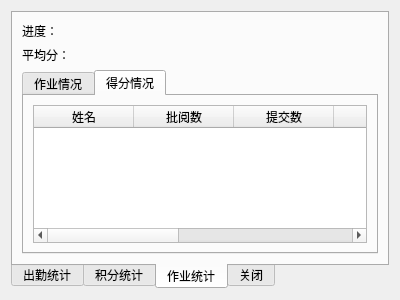
<?xml version="1.0" encoding="UTF-8"?>
<ui version="4.0">
 <class>AcademicStatisticsWidget</class>
 <widget class="QWidget" name="AcademicStatisticsWidget">
  <property name="geometry">
   <rect>
    <x>0</x>
    <y>0</y>
    <width>400</width>
    <height>300</height>
   </rect>
  </property>
  <property name="windowTitle">
   <string>Form</string>
  </property>
  <layout class="QVBoxLayout" name="verticalLayout_8">
   <item>
    <widget class="QTabWidget" name="tabWidget">
     <property name="tabPosition">
      <enum>QTabWidget::South</enum>
     </property>
     <property name="tabShape">
      <enum>QTabWidget::Rounded</enum>
     </property>
     <property name="currentIndex">
      <number>2</number>
     </property>
     <widget class="QWidget" name="tab1">
      <attribute name="title">
       <string>出勤统计</string>
      </attribute>
      <layout class="QHBoxLayout" name="horizontalLayout_2">
       <item>
        <layout class="QVBoxLayout" name="verticalLayout">
         <item>
          <widget class="QLabel" name="signCount">
           <property name="text">
            <string>签到：</string>
           </property>
          </widget>
         </item>
         <item>
          <widget class="QLabel" name="signPer">
           <property name="text">
            <string>签到率：</string>
           </property>
          </widget>
         </item>
        </layout>
       </item>
       <item>
        <widget class="QChartView" name="signGraphicsView"/>
       </item>
      </layout>
     </widget>
     <widget class="QWidget" name="tab2">
      <attribute name="title">
       <string>积分统计</string>
      </attribute>
      <layout class="QVBoxLayout" name="verticalLayout_5">
       <item>
        <layout class="QHBoxLayout" name="horizontalLayout_4">
         <item>
          <layout class="QVBoxLayout" name="verticalLayout_2">
           <item>
            <widget class="QLabel" name="quizScore">
             <property name="text">
              <string>随堂练习：</string>
             </property>
            </widget>
           </item>
           <item>
            <widget class="QLabel" name="discussScore">
             <property name="text">
              <string>主题讨论：</string>
             </property>
            </widget>
           </item>
          </layout>
         </item>
         <item>
          <layout class="QVBoxLayout" name="verticalLayout_3">
           <item>
            <widget class="QLabel" name="pickScore">
             <property name="text">
              <string>选人：</string>
             </property>
            </widget>
           </item>
           <item>
            <widget class="QLabel" name="voteScore">
             <property name="text">
              <string>投票：</string>
             </property>
            </widget>
           </item>
          </layout>
         </item>
         <item>
          <layout class="QVBoxLayout" name="verticalLayout_4">
           <item>
            <widget class="QLabel" name="answerScore">
             <property name="text">
              <string>抢答：</string>
             </property>
            </widget>
           </item>
           <item>
            <widget class="QLabel" name="otherScore">
             <property name="text">
              <string>其他：</string>
             </property>
            </widget>
           </item>
          </layout>
         </item>
        </layout>
       </item>
       <item>
        <layout class="QHBoxLayout" name="horizontalLayout_3">
         <item>
          <widget class="QLabel" name="score">
           <property name="text">
            <string>课堂积分：</string>
           </property>
          </widget>
         </item>
        </layout>
       </item>
       <item>
        <widget class="QTableWidget" name="pointsTable">
         <property name="editTriggers">
          <set>QAbstractItemView::NoEditTriggers</set>
         </property>
         <property name="sortingEnabled">
          <bool>true</bool>
         </property>
         <column>
          <property name="text">
           <string>姓名</string>
          </property>
         </column>
         <column>
          <property name="text">
           <string>课堂积分</string>
          </property>
         </column>
         <column>
          <property name="text">
           <string>选人</string>
          </property>
         </column>
         <column>
          <property name="text">
           <string>抢答</string>
          </property>
         </column>
         <column>
          <property name="text">
           <string>主题讨论</string>
          </property>
         </column>
         <column>
          <property name="text">
           <string>投票</string>
          </property>
         </column>
         <column>
          <property name="text">
           <string>其他</string>
          </property>
         </column>
        </widget>
       </item>
      </layout>
     </widget>
     <widget class="QWidget" name="tab3">
      <attribute name="title">
       <string>作业统计</string>
      </attribute>
      <layout class="QHBoxLayout" name="horizontalLayout">
       <item>
        <layout class="QVBoxLayout" name="verticalLayout_6">
         <item>
          <widget class="QLabel" name="workprogress">
           <property name="text">
            <string>进度：</string>
           </property>
          </widget>
         </item>
         <item>
          <widget class="QLabel" name="workavg">
           <property name="text">
            <string>平均分：</string>
           </property>
          </widget>
         </item>
         <item>
          <widget class="QTabWidget" name="hwTabWidget">
           <property name="currentIndex">
            <number>1</number>
           </property>
           <widget class="QWidget" name="tab">
            <attribute name="title">
             <string>作业情况</string>
            </attribute>
            <layout class="QHBoxLayout" name="horizontalLayout_5">
             <item>
              <widget class="QTableWidget" name="hwTable1">
               <property name="editTriggers">
                <set>QAbstractItemView::NoEditTriggers</set>
               </property>
               <column>
                <property name="text">
                 <string>作业名</string>
                </property>
               </column>
               <column>
                <property name="text">
                 <string>发布数</string>
                </property>
               </column>
               <column>
                <property name="text">
                 <string>提交数</string>
                </property>
               </column>
               <column>
                <property name="text">
                 <string>平均分</string>
                </property>
               </column>
               <column>
                <property name="text">
                 <string>满分</string>
                </property>
               </column>
               <column>
                <property name="text">
                 <string>问题数</string>
                </property>
               </column>
              </widget>
             </item>
            </layout>
           </widget>
           <widget class="QWidget" name="tab_2">
            <attribute name="title">
             <string>得分情况</string>
            </attribute>
            <layout class="QVBoxLayout" name="verticalLayout_7">
             <item>
              <widget class="QTableWidget" name="hwTable2">
               <property name="editTriggers">
                <set>QAbstractItemView::NoEditTriggers</set>
               </property>
               <column>
                <property name="text">
                 <string>姓名</string>
                </property>
               </column>
               <column>
                <property name="text">
                 <string>批阅数</string>
                </property>
               </column>
               <column>
                <property name="text">
                 <string>提交数</string>
                </property>
               </column>
               <column>
                <property name="text">
                 <string>完成数</string>
                </property>
               </column>
               <column>
                <property name="text">
                 <string>最高分</string>
                </property>
               </column>
               <column>
                <property name="text">
                 <string>最低分</string>
                </property>
               </column>
               <column>
                <property name="text">
                 <string>平均分</string>
                </property>
               </column>
              </widget>
             </item>
            </layout>
           </widget>
          </widget>
         </item>
        </layout>
       </item>
      </layout>
     </widget>
     <widget class="QWidget" name="closetab">
      <attribute name="title">
       <string>关闭</string>
      </attribute>
     </widget>
    </widget>
   </item>
  </layout>
 </widget>
 <customwidgets>
  <customwidget>
   <class>QChartView</class>
   <extends>QGraphicsView</extends>
   <header location="global">qchartview.h</header>
  </customwidget>
 </customwidgets>
 <resources/>
 <connections/>
</ui>
